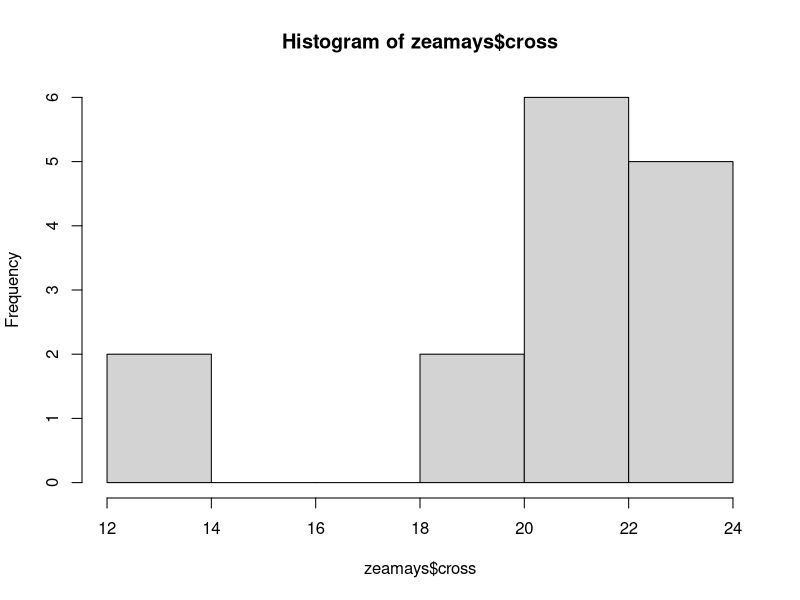
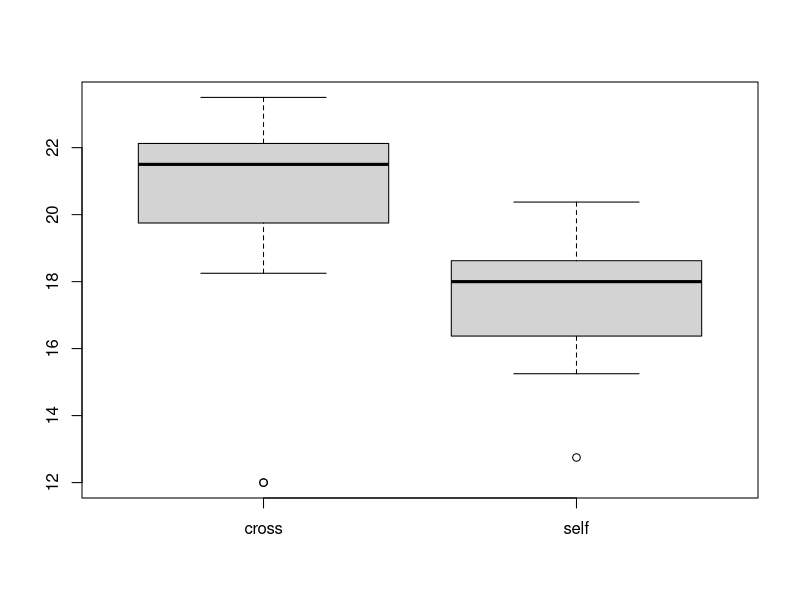
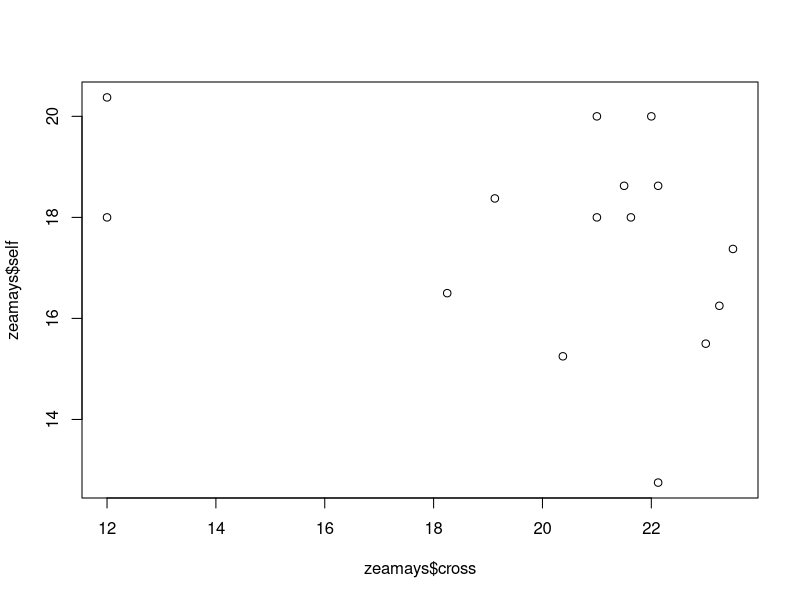
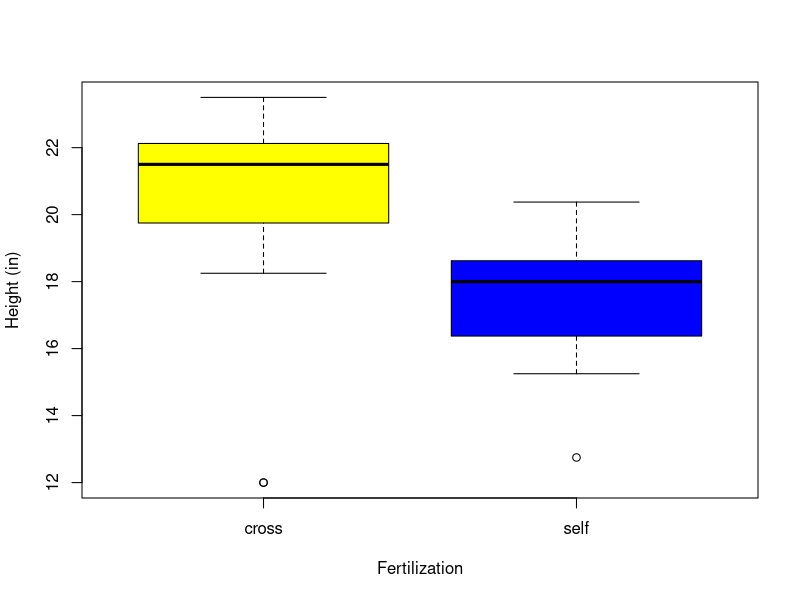
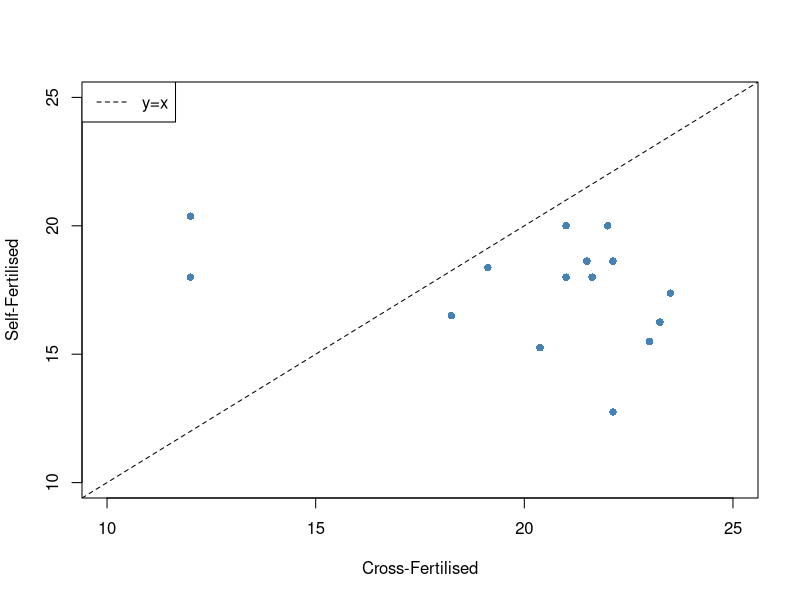
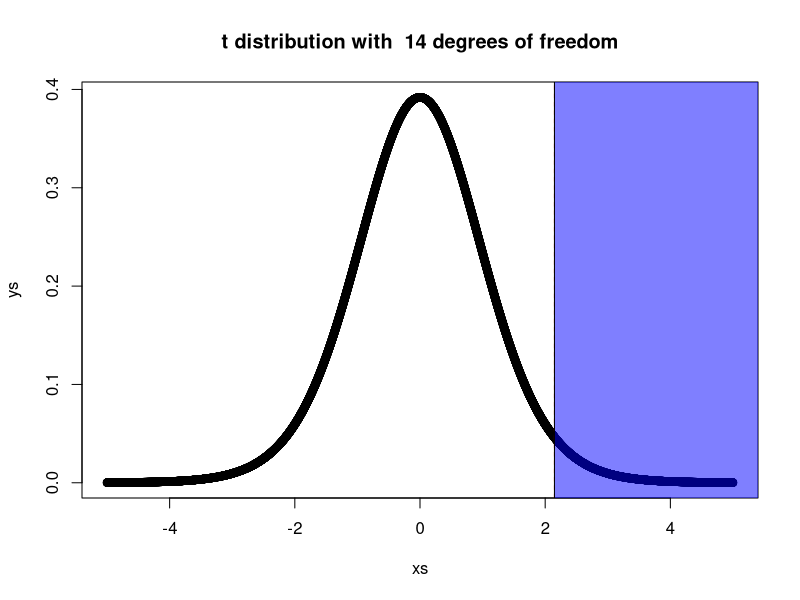
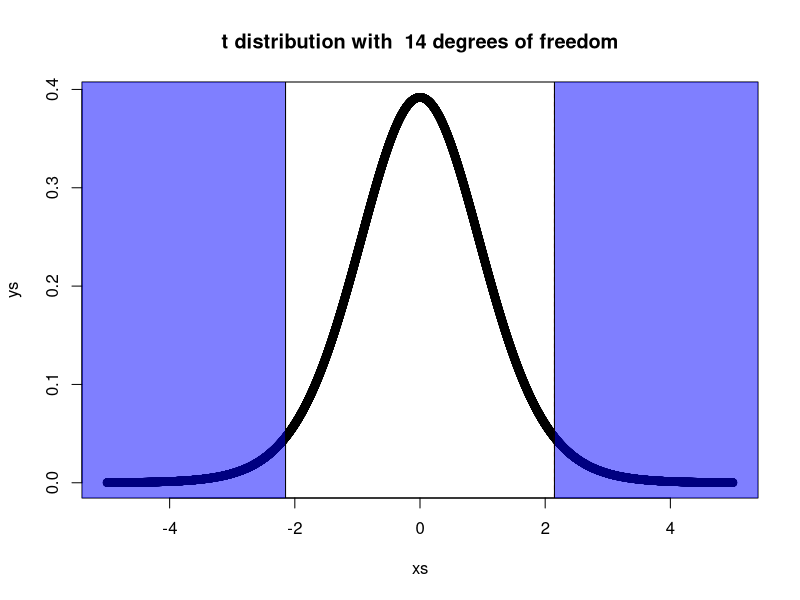

These charts were generated, in order, by the following R code:
## ---- chunk 1

## ---- chunk 2
print("Hello World")
## ---- chunk 3
getwd()
## ---- chunk 4
list.files()
## ---- chunk 5
file.exists("zeamays.csv")
## ---- chunk 6
zeamays <- read.csv("zeamays.csv")
zeamays
## ---- chunk 7
tmp <- read.delim("zeamays.csv")
tmp
## ---- chunk 8
summary(zeamays)
## ---- chunk 9
zeamays$cross
zeamays$self
## ---- chunk 10
mean(zeamays$cross)
mean(zeamays$self)
## ---- chunk 11
zeamays[1:5,]
## ---- chunk 12
hist(zeamays$cross)
## ---- chunk 13
boxplot(zeamays)

## ---- chunk 14
plot(zeamays$cross,zeamays$self)
## ---- chunk 15
boxplot(zeamays, 
        ylab="Height (in)", 
        xlab="Fertilization",
        col=c("yellow","blue"))
## ---- chunk 16
plot(zeamays$cross, zeamays$self,
     pch=16,
     col="steelblue",
     xlim=c(10,25),
     ylim=c(10,25),
     xlab="Cross-Fertilised",
     ylab="Self-Fertilised")
abline(0,1,lty=2)
legend("topleft",lty=2,legend="y=x")
## ---- chunk 17

diff <- zeamays$cross - zeamays$self
mu <- mean(diff)
n <- nrow(zeamays)
df <- n-1
se <- sd(diff)/sqrt(n)


stat <- mu / se
stat
## ---- chunk 18
xs <- seq(-5,5,length.out = 10000)
ys <- dt(x = xs,df = df)
plot(xs,ys,main=paste("t distribution with ",df,"degrees of freedom"))
abline(v=stat,lty=2,col="red")
rect(xleft = stat,xright = 6,ybottom = -1,ytop = 0.5,col= rgb(0,0,1.0,alpha=0.5))
## ---- chunk 19
pt(q=2.148,df=df)
## ---- chunk 20
1- pt(q=2.148,df=df)
## ---- chunk 21
xs <- seq(-5,5,length.out = 10000)
ys <- dt(x = xs,df = df)
plot(xs,ys,main=paste("t distribution with ",df,"degrees of freedom"))
abline(v=stat,lty=2,col="red")
rect(xleft = stat,xright = 6,ybottom = -1,ytop = 0.5,col= rgb(0,0,1.0,alpha=0.5))
rect(xleft = -6,xright = -stat,ybottom = -1,ytop = 0.5,col= rgb(0,0,1.0,alpha=0.5))
## ---- chunk 22
2*(1- pt(q=2.148,df=df))
## ---- chunk 23
t.test(x=diff)

## ---- chunk 24


## ---- chunk 25
wilcox.test(x=zeamays$cross,
            y=zeamays$self,
            paired=TRUE)
